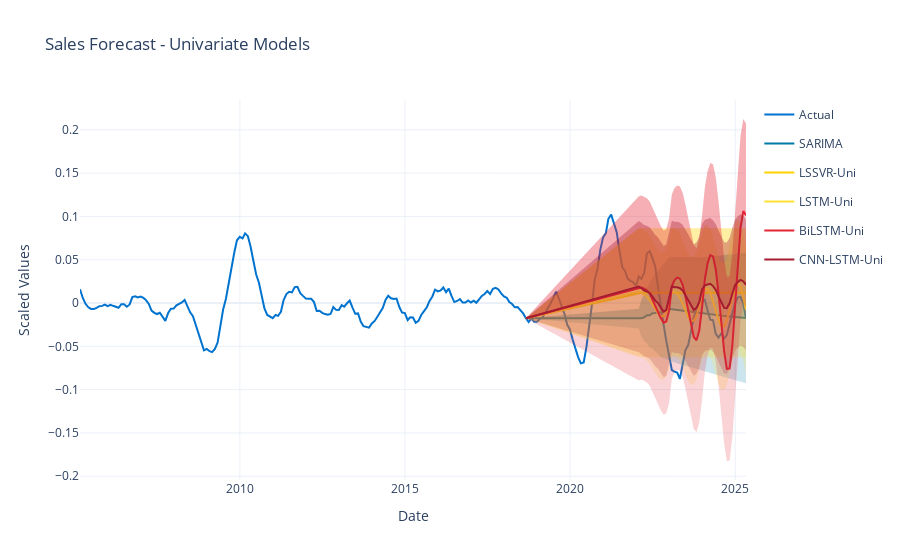

The notebook cell this image was saved under:
### Markdown cell above
#### ii. Plots

### Code cell
fig_uni = go.Figure()

# Actual data
fig_uni.add_trace(go.Scatter(
    x=y1_scaled.index,
    y=y1_scaled,
    mode='lines',
    name='Actual',
    line=dict(width=2, color='#0073CF'),
    legendgroup="Actual"
))

last_train_x = y1_train_scaled.index[-1]
last_train_y = y1_train_scaled.values[-1]

# Univariate forecasts
models_uni = {
    "SARIMA": (sarima_forecast, sarima_ci),
    "LSSVR-Uni": (lssvr_forecast, (lssvr_lower, lssvr_upper)),
    "LSTM-Uni": (lstm_forecast, (lstm_lower, lstm_upper)),
    "BiLSTM-Uni": (bilstm_forecast, (bilstm_lower, bilstm_upper)),
    "CNN-LSTM-Uni": (cnnlstm_forecast, (cnnlstm_lower, cnnlstm_upper))
}

colors = [
    "#007BA7",  # Brandeis Blue
    "#FFD300",  # Sunny
    "#FFE135",  # Banana Yellow
    "#E32636",  # Spanish Red
    "#A51C30"   # Harvard Crimson
]

for i, (name, (forecast, ci)) in enumerate(models_uni.items()):
    # Handle confidence intervals
    if isinstance(ci, tuple):
        lower, upper = np.array(ci[0]), np.array(ci[1])
    elif isinstance(ci, np.ndarray):
        lower, upper = ci[:, 0], ci[:, 1]
    else:  # DataFrame
        lower, upper = ci.iloc[:, 0].values, ci.iloc[:, 1].values

    # Forecast line
    fig_uni.add_trace(go.Scatter(
        x=[last_train_x] + list(y1_test_scaled.index),
        y=[last_train_y] + list(forecast),
        mode='lines',
        name=name,
        line=dict(color=colors[i]),
        legendgroup=name
    ))

    # Confidence interval (fill)
    fig_uni.add_trace(go.Scatter(
        x=[last_train_x] + list(y1_test_scaled.index),
        y=[last_train_y] + list(upper),
        mode='lines',
        line=dict(width=0),
        fill='tonexty',
        fillcolor=f'rgba{tuple(list(px.colors.hex_to_rgb(colors[i])) + [0.2])}',
        showlegend=False,
        legendgroup=name
    ))
    fig_uni.add_trace(go.Scatter(
        x=[last_train_x] + list(y1_test_scaled.index),
        y=[last_train_y] + list(lower),
        mode='lines',
        line=dict(width=0),
        fill='tonexty',
        fillcolor=f'rgba{tuple(list(px.colors.hex_to_rgb(colors[i])) + [0.2])}',
        showlegend=False,
        legendgroup=name
    ))

fig_uni.update_layout(
    title='Sales Forecast - Univariate Models',
    xaxis_title='Date',
    yaxis_title='Scaled Values',
    template='plotly_white'
)
fig_uni.show()
